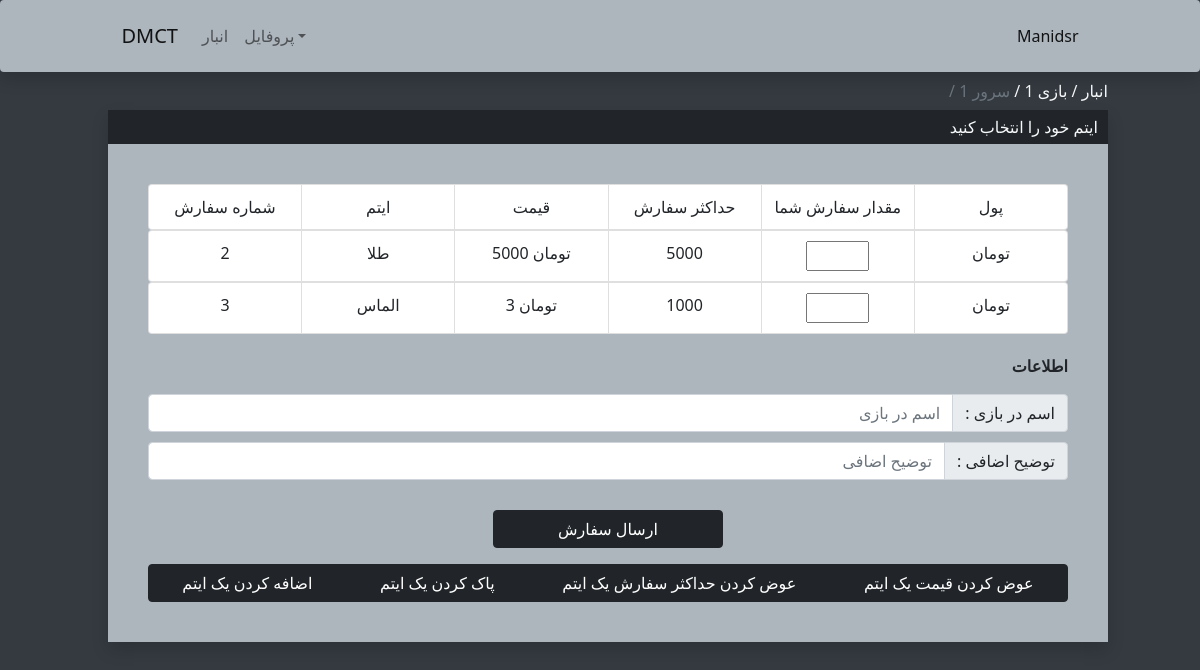
The page /Supply/1/1 (signed in) on the database its author committed.
### StaffApp/models.py (models this page shows, shortened)
class Item(models.Model):
    Server = models.ForeignKey(Server,on_delete=models.CASCADE)
    name = models.CharField(max_length=200)
    price = models.IntegerField()
    offerLimit = models.IntegerField(default=0)

### StaffApp/views.py (the view, shortened to what this page needs)
# urls.py: path("<int:IDGame>/<int:IDServer>",views.GetItems,name="GetItems"),
@login_required(login_url='/login/')
def GetItems(response,IDGame,IDServer):
    try:
        ourGame = Game.objects.get(id=IDGame)
        Server = ourGame.server_set.get(id=IDServer)
        Items = Server.item_set.all()
    except:
        return redirect(f"/Supply/{IDGame}/")
    return render(response,"StaffApp/ListItems.html",{"GameList":Items,"TitleContainer":"ایتم خود را انتخاب کنید","gameName":ourGame,"Server":Server})

### StaffApp/templates/StaffApp/ListItems.html (shortened to what this page needs)
{% extends 'StaffApp/BaseMenu.html'%}
{% block Link %}
    <a href="/Supply" style="color: #f8f9fa;">انبار / </a>
    <a href="/Supply/{{gameName.id}}" style="color: #f8f9fa;">{{gameName.name}} / </a>
    <a href="/Supply/{{gameName.id}}/{{Server.id}}" style="pointer-events: none;color: #f8f9fa;" class="text-muted">{{Server.name}} / </a>
{% endblock %}
{% block Contant %}
<div style="margin: 0 40px;">
    <ul class="list-group list-group-horizontal justify-content-center">
        {% if request.user.is_staff %}<li class="list-group-item col" style="text-align: center;padding: 10px 0;">شماره سفارش</li>{% endif %}
        <li class="list-group-item col" style="text-align: center;padding: 10px 0;">ایتم</li>
        <li class="list-group-item col" style="text-align: center;padding: 10px 0;">قیمت</li>
        <li class="list-group-item col" style="text-align: center;padding: 10px 0;">حداکثر سفارش</li>
        <li class="list-group-item col" style="text-align: center;padding: 10px 0;">مقدار سفارش شما</li>
        <li class="list-group-item col" style="text-align: center;padding: 10px 0;">پول</li>
    </ul>
    <form method="POST">
        {% for Game in GameList %}
        <ul class="list-group list-group-horizontal justify-content-center">
            {% if request.user.is_staff %}<li class="list-group-item col" style="text-align: center;padding: 10px 0;">{{Game.id}}</li>{% endif %}
            <li class="list-group-item col" style="text-align: center;padding: 10px 0;">{{Game.name}}</li>
            <li class="list-group-item col" style="text-align: center;padding: 10px 0;" id="Price{{Game.id}}">{{Game.price}} تومان</li>
            <li class="list-group-item col" style="text-align: center;padding: 10px 0;" id="MaxOffer{{Game.id}}">{{Game.offerLimit}}</li>
            {% if Game.offerLimit > 0 %}
                <li class="list-group-item col" style="text-align: center;padding: 10px 0;"><input class="col-5" name="input{{Game.id}}" onkeyup="GetPayment({{Game.id}})" onchange="GetPayment({{Game.id}})" onfocus="GetPayment({{Game.id}})" onkeydown="GetPayment({{Game.id}})" onblur="GetPayment({{Game.id}})"  type="number"></li>
            {% else %}
            <li class="list-group-item col text-warning" style="text-align: center;padding: 10px 0;">شفارشی موجود نیست</li>
            {% endif %}
            <li class="list-group-item col" style="text-align: center;padding: 10px 0;" id="Payment{{Game.id}}">تومان</li>
        </ul>
        {% endfor%}
        <p style="margin-top: 20px;text-align: right;" class="fw-bold">اطلاعات</p>
        <div class="input-group" style="margin: 10px 0;">
            <input type="text" class="form-control" placeholder="اسم در بازی" name="CharacterN" style="text-align: right;direction: rtl;" required>
            <span class="input-group-text" id="basic-addon1"> : اسم در بازی</span>
        </div>
        <div class="input-group">
            <input type="text" class="form-control" placeholder="توضیح اضافی" name="Note" style="text-align: right;direction: rtl;">
            <span class="input-group-text" id="basic-addon1"> : توضیح اضافی</span>
        </div>
        <button class="btn btn-dark col-12 col-lg-3 col-md-4" style="position:relative; left: 50%; transform: translateX(-50%);margin-top: 30px;" type="submit" name="submit" value="submit">ارسال سفارش</button>
    </form>
    {% if request.user.is_staff %}
    <div class="btn-group d-flex justify-content-center" role="group" aria-label="Basic example">
        <button class="btn btn-dark" type="button" data-bs-toggle="offcanvas" data-bs-target="#offcanvasBottom1" aria-controls="offcanvasBottom">اضافه کردن یک ایتم</button>
        <button class="btn btn-dark" type="button" data-bs-toggle="offcanvas" data-bs-target="#offcanvasBottom2" aria-controls="offcanvasBottom">پاک کردن یک ایتم</button>
        <button class="btn btn-dark" type="button" data-bs-toggle="offcanvas" data-bs-target="#offcanvasBottom3" aria-controls="offcanvasBottom">عوض کردن حداکثر سفارش یک ایتم</button>
        <button class="btn btn-dark" type="button" data-bs-toggle="offcanvas" data-bs-target="#offcanvasBottom4" aria-controls="offcanvasBottom">عوض کردن قیمت یک ایتم</button>
    </div>
    {% endif %}
</div>
{% endblock %}

### StaffApp/templates/StaffApp/BaseMenu.html (shortened to what this page needs)
<html lang="en">
<head>
    <link href="https://cdn.jsdelivr.net/npm/bootstrap@5.0.2/dist/css/bootstrap.min.css" rel="stylesheet">
</head>
<body>
    <nav class="navbar navbar-expand-lg navbar-light shadow p-3 bg-body rounded col-12">
        <div class="container-fluid" style="margin: 0 8%;">
          <a class="navbar-brand" href="#">DMCT</a>
          <div class="collapse navbar-collapse" id="navbarSupportedContent">
            <ul class="navbar-nav me-auto mb-2 mb-lg-0">
              <li class="nav-item">
                <a class="nav-link" aria-current="page" href="/Supply">انبار</a>
              </li>
              <li class="nav-item dropdown">
                <a class="nav-link dropdown-toggle" href="#" id="navbarDropdown" role="button" data-bs-toggle="dropdown" aria-expanded="false">پروفایل</a>
                  <hr class="dropdown-divider"></li>
                </ul>
            <a href="#" style="text-decoration: none;color: rgba(0, 0, 0, 0.9);font-weight: 500;text-transform: capitalize;">{{user.username}}</a>
          </div>
        </div>
    </nav>
    <div class="col-10" style="margin: 7px 9%;direction: rtl;">
      {% block Link%}{% endblock%}
    </div>
    <div class="col-10 shadow" style="margin: 0 9%;">
        <div style="background-color: #212529;color: #f8f9fa;">
            <p style="padding: 5px 10px;margin-bottom: 0;direction: rtl;">{% block TitleCont%}ایتم خود را انتخاب کنید{% endblock %}</p>
        </div>
        <div style="background-color: #adb5bd; padding: 40px 0;">
          {%if user.is_authenticated %}
            {% block Contant%}لطفا اول در سایت ورود کنید{% endblock %}
          {% endif %}
        </div>
    </div>
</body>
</html>

### StaffApp/templates/StaffApp/BaseMenu.html (style rules this page uses)
.bg-body { background-color: #adb5bd!important; }
body { background-color: #343a40; }
a { text-decoration: none; }
input[type=number] { -moz-appearance: textfield; }

### rows shown on the page
Item: id "2", name "طلا", price "5000", offerLimit "5000"
Item: id "3", name "الماس", price "3", offerLimit "1000"

### other values the page prints
{{ user.username }} "Manidsr"
